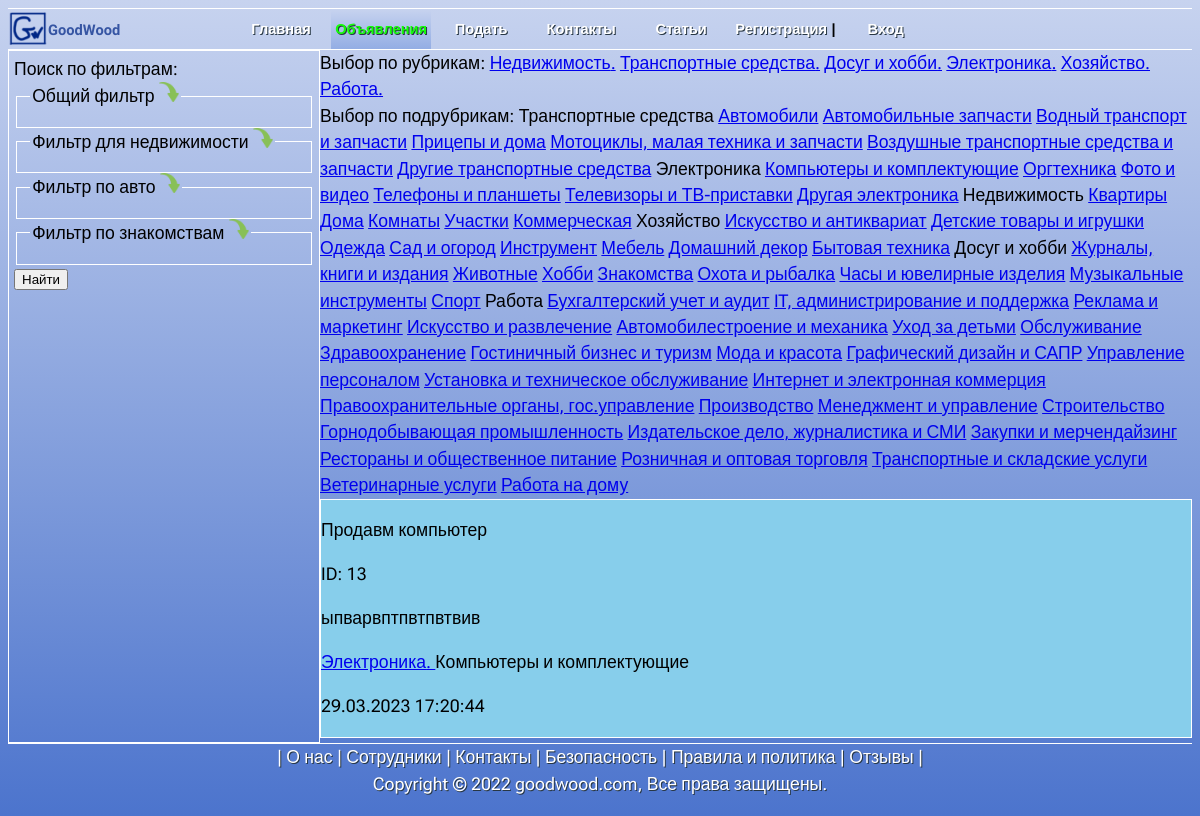
Page /all_adv/adv/13/ on the committed database.
### all_adv/models.py (models this page shows, shortened)
class Rubric(models.Model):
    name = models.CharField(max_length=45,db_index=True,verbose_name='Название')
    def get_absolute_url(self):
        return reverse('by_rubric',kwargs={'rubric_id': self.id})
    class Meta:
        verbose_name_plural = 'Рубрики'
        verbose_name = 'Рубрика'

class Adv(models.Model):
    is_active = models.BooleanField(default=True,db_index=True)
    title = models.CharField(max_length=50,verbose_name='Заголовок', help_text='Это хелп',db_index=True)
    transaction = models.ForeignKey('Transaction',null=True,on_delete=models.PROTECT, verbose_name='Вид сделки')
    region = models.ForeignKey('Region', null=True, on_delete=models.PROTECT, verbose_name='Регион')
    city = models.CharField(max_length=50, verbose_name='Город',null=True,blank =True,db_index=True)
    district_city = models.CharField(max_length=50, verbose_name='Район города',blank =True, null=True)
    photo = models.ImageField(upload_to='photo/%Y/%m/%d/',
                              null=True, blank=True)
    user_name = models.CharField(max_length=50, verbose_name='Имя',null=True)
    phone_number = models.CharField(max_length=50,null=True,  verbose_name='Телефон')
    content = models.TextField(null=True, max_length=5000,help_text='Не более 5000 символов', verbose_name='Описание',db_index=True)
    price = models.FloatField(null=True,blank =True,verbose_name='Цена',db_index=True)
    rubric = models.ForeignKey('Rubric',null=True,on_delete=models.PROTECT, verbose_name='Рубрика',db_index=True)
    subrubric = models.CharField(max_length=70,blank =True, null=True,choices=SUB_RUBRICS, verbose_name='Подрубрика',db_index=True)
    published = models.DateTimeField(auto_now_add=True, db_index=True, verbose_name='Опубликовано от')
    update = models.DateTimeField(auto_now=True, db_index=True, verbose_name='Изменено  от')
    street = models.CharField(max_length=50, verbose_name='Улица',blank =True,default='',db_index=True)
    floors = models.CharField(max_length=50,null=True,blank =True,verbose_name='Этажей')
    floor = models.CharField(max_length=50,null=True,blank =True,verbose_name='Этаж')
    rooms = models.CharField(max_length=50,null=True,blank =True,verbose_name='Комнат',db_index=True)
    square_rooms = models.FloatField(null=True,blank =True,verbose_name='Площадь комнат',db_index=True)
    square_land = models.FloatField(null=True,blank =True,verbose_name='Площадь земли',db_index=True)
    law_status = models.ForeignKey('LawStatus',blank =True,null=True,on_delete=models.PROTECT, verbose_name='Статус',db_index=True)
    ower = models.ForeignKey('Subject',null=True,blank =True,on_delete=models.PROTECT, verbose_name='Субъект',db_index=True)
    car_mark = models.ForeignKey('CarMark',null=True,blank =True,on_delete=models.PROTECT, verbose_name='Марка',db_index=True)
    car_model = models.CharField(max_length=50, verbose_name='Модель',null=True,blank =True,db_index=True)
    car_year = models.CharField(max_length=50,null=True,blank =True,verbose_name='Год',db_index=True)
    car_fuel = models.ForeignKey('CarFuel',null=True,blank =True,on_delete=models.PROTECT, verbose_name='Топливо',db_index=True)
    car_color = models.CharField(max_length=50, verbose_name='Цвет',null=True,blank =True,db_index=True)
    car_body = models.ForeignKey('CarBody',null=True,on_delete=models.PROTECT, verbose_name='Кузов',blank =True,db_index=True)
    car_actuator = models.ForeignKey('CarActuator',null=True,on_delete=models.PROTECT, verbose_name='Привод',blank =True,db_index=True)
    car_transmission = models.ForeignKey('CarTransmission',null=True,on_delete=models.PROTECT, verbose_name='Коробка',blank =True,db_index=True)
    car_run = models.CharField(max_length=50,null=True,blank =True,verbose_name='Пробег',db_index=True)
    car_engine_capacity = models.FloatField(null=True,blank =True,verbose_name='Объем двигателя',db_index=True)
    who = models.CharField(max_length=50, verbose_name='Кто',null=True,blank =True,db_index=True)
    whom = models.CharField(max_length=50, verbose_name='Кого',null=True,blank =True,db_index=True)
    your_age = models.CharField(max_length=50,null=True,blank =True,verbose_name='Возраст Ваш',db_index=True)
    intention_age = models.CharField(max_length=50,null=True,blank =True,verbose_name='Возраст поиска',db_index=True)
    intention = models.ForeignKey('Intention',null=True,on_delete=models.PROTECT, verbose_name='Намерение',blank =True,db_index=True)
    salary = models.CharField(max_length=50,null=True,blank =True,verbose_name='Зарплата от',db_index=True)
    mode = models.CharField(max_length=50, verbose_name='Режим работы',null=True,blank =True,db_index=True)
    def get_absolute_url(self):
        return reverse('by_rubric',kwargs={'rubric_id': self.rubric_id})
    class Meta:
        verbose_name_plural='Объявления'
        verbose_name = 'Объявление'
        ordering = ['-published']

### all_adv/views.py (the view)
# urls.py: path('adv/<int:adv_id>/', OneAdv.as_view(), name='adv'),
class OneAdv(DataMixin,DetailView):
    model = Adv
    template_name = 'all_adv/adv.html'
    pk_url_kwarg = 'adv_id'
    context_object_name = 'adv'
    def get_context_data(self, *, object_list=None, **kwargs):
        context = super().get_context_data(**kwargs)
        send_to_mixin = self.get_user_context(title='GoodWood. Объявление',page='all_advs')
        context = dict(list(context.items()) + list(send_to_mixin.items()))
        return context

### all_adv/templatetags/all_adv_tags.py (called while the page is built)
@register.simple_tag()
def get_rubrics():
    return Rubric.objects.all()

### all_adv/utils.py (called while the page is built)
    def get_user_context(self,**kwargs):
        context = kwargs
        context['menu'] = menu
        context['SUB_RUBRICS_ARR'] = SUB_RUBRICS_ARR
        context['RUBRIC_ARR'] = RUBRIC_ARR
        return  context

### all_adv/templates/all_adv/adv.html (shortened to what this page needs)
{% extends "./base.html" %}
{% load all_adv_tags %}
{% block content %}
{% get_rubrics as rubrics %}
     Выбор по рубрикам:
    {% for rubric in  rubrics %}
        <a href="{{rubric.get_absolute_url}}">{{rubric.name}}.</a>
    {% endfor %}<br>
    Выбор по подрубрикам:
    {% for r in SUB_RUBRICS_ARR %}
        {% if r in RUBRIC_ARR %}
            {{r}}
        {% else %}
            <a href="{% url 'by_subrubric' r %}">{{r}}</a>
        {% endif  %}
    {% endfor %}
    <div class="adv-card-one adv-card">
        <div>
            <p>{{ adv.title }}</p>
            <p>ID: {{ adv.id }}</p>
            <p>{{ adv.content|linebreaks }}</p>
            <p><a href="{{adv.get_absolute_url}}">{{ adv.rubric.name }}. </a>{{ adv.subrubric }}</p>
            <p>{{ adv.published|date:"d.m.Y H:i:s" }}</p>
        </div>
    </div>
{% endblock %}

### index/static/index/css/style.css (style rules this page uses)
body { min-height: 100vh; line-height: 1.5; background: linear-gradient(to top, #4C74CD, #C7D3EF); font-family: 'Roboto Flex', sans-serif; font-size: 1.1em; }

### all_adv/static/all_adv/css/style.css (style rules this page uses)
.adv-card { border: 1px solid white; margin-bottom: 5px; background-color: skyblue; text-align:left; min-width:190px; height: auto; }
.adv-card-one { display:flex; }

### rows in the picture
Rubric: name "Недвижимость"
Rubric: name "Транспортные средства"
Rubric: name "Досуг и хобби"
Rubric: name "Электроника"
Rubric: name "Хозяйство"
Rubric: name "Работа"
Adv: title "Продавм компьютер", id "13", content "ыпварвптпвтпвтвив", rubric.name "Электроника", subrubric "Компьютеры и комплектующие", published "29.03.2023 17:20:44"

### other values in the picture
{{ m.title }} "Главная" "Подать" "Контакты" "Статьи"
{{ m.title }} "Объявления"
{{ r }} "Транспортные средства" "Электроника" "Недвижимость" "Хозяйство" "Досуг и хобби" "Работа"
{{ r }} "Автомобили" "Автомобильные запчасти" "Водный транспорт и запчасти" "Прицепы и дома" "Мотоциклы, малая техника и запчасти" "Воздушные транспортные средства и запчасти" "Другие транспортные средства" "Компьютеры и комплектующие" "Оргтехника" "Фото и видео" "Телефоны и планшеты" "Телевизоры и ТВ-приставки" "Другая электроника" "Квартиры" "Дома" "Комнаты" "Участки" "Коммерческая" "Искусство и антиквариат" "Детские товары и игрушки" "Одежда" "Сад и огород" "Инструмент" "Мебель" "Домашний декор" "Бытовая техника" "Журналы, книги и издания" "Животные" "Хобби" "Знакомства" "Охота и рыбалка" "Часы и ювелирные изделия" "Музыкальные инструменты" "Спорт" "Бухгалтерский учет и аудит" "IT, администрирование и поддержка" "Реклама и маркетинг" "Искусство и развлечение" "Автомобилестроение и механика" "Уход за детьми" "Обслуживание" "Здравоохранение" "Гостиничный бизнес и туризм" "Мода и красота" "Графический дизайн и САПР" "Управление персоналом" "Установка и техническое обслуживание" "Интернет и электронная коммерция" "Правоохранительные органы, гос.управление" "Производство" "Менеджмент и управление" "Строительство" "Горнодобывающая промышленность" "Издательское дело, журналистика и СМИ" "Закупки и мерчендайзинг" "Рестораны и общественное питание" "Розничная и оптовая торговля" "Транспортные и складские услуги" "Ветеринарные услуги" "Работа на дому"
